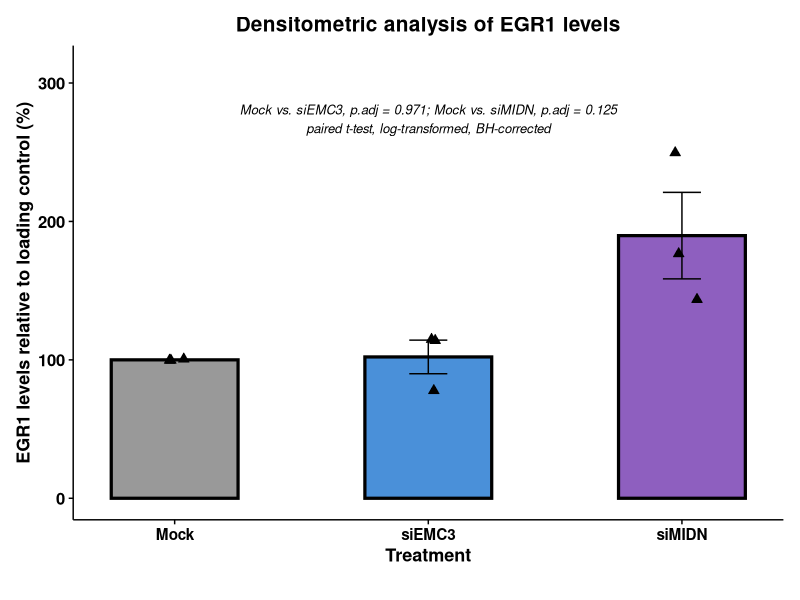
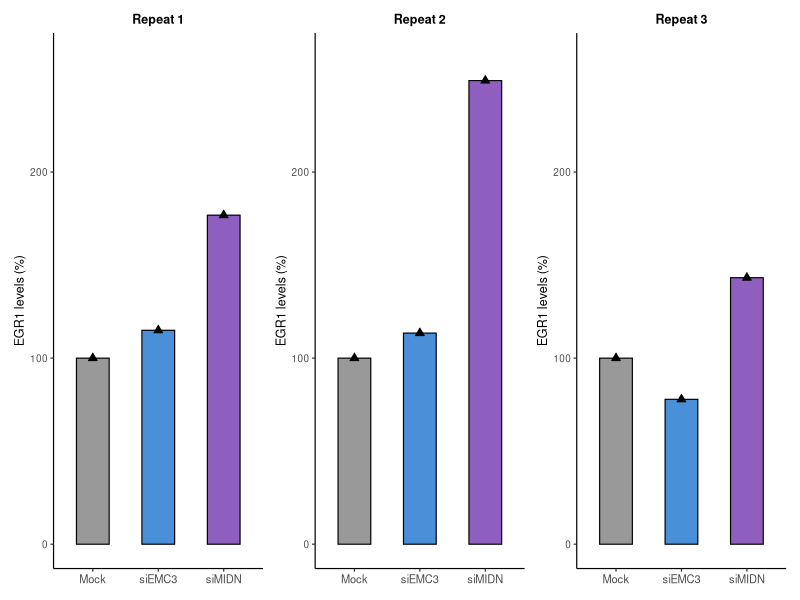
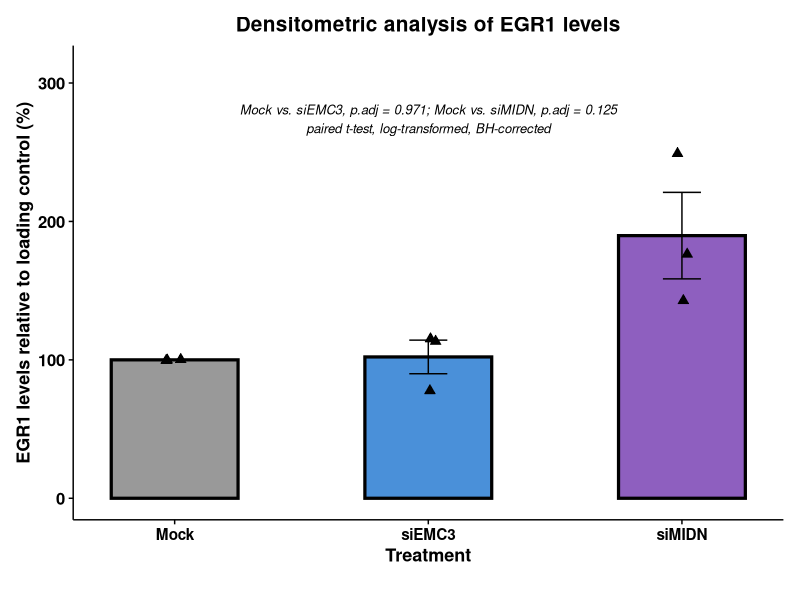
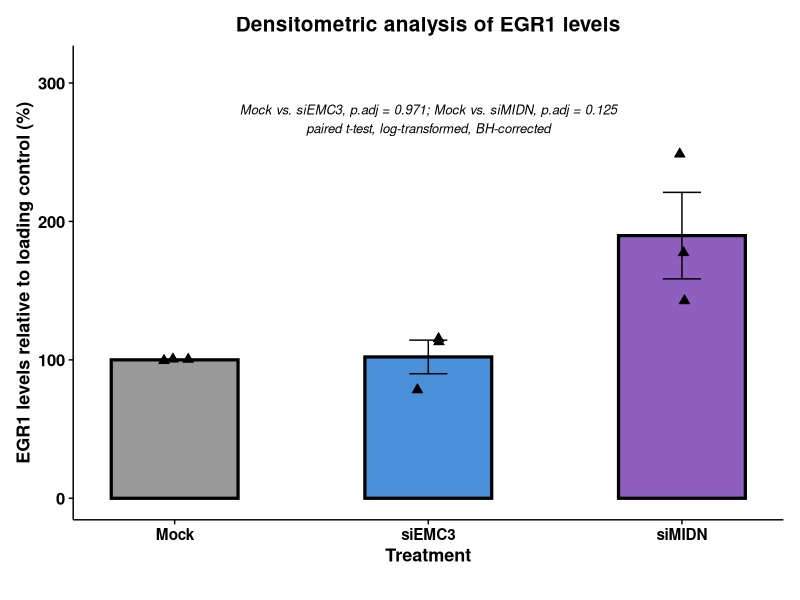
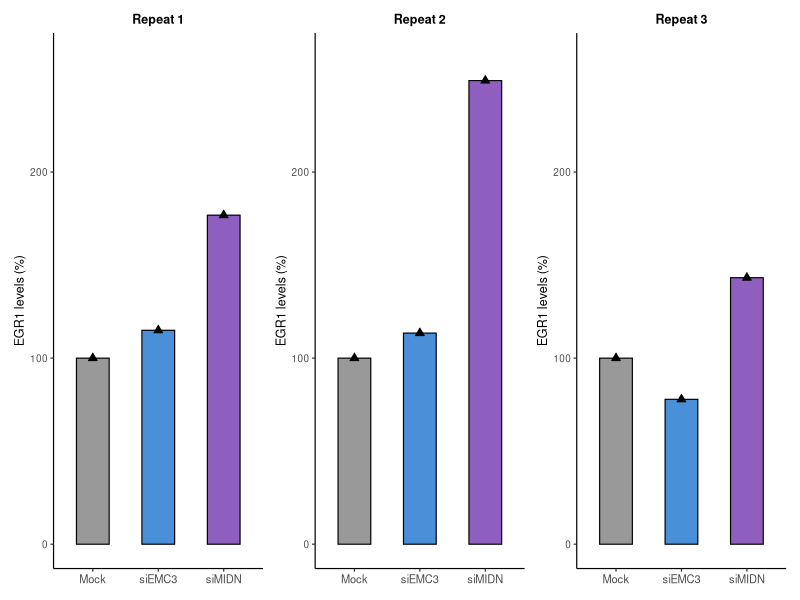

The R script that drew these images, in order:
library(ggplot2)
library(dplyr)
library(ggpubr)
library(patchwork)

# ============================
# DATA
# ============================
df_E <- data.frame(
  repeat_id = rep(1:3, times = 3),
  group = rep(c("Mock", "siEMC3", "siMIDN"), each = 3),
  value = c(
    100.00000000, 100.00000000, 100.00000000,
    114.9741079, 113.4627910, 77.8695014,
    176.8363352, 249.1691470, 143.2354370
  )
)

df_E$group <- factor(df_E$group, levels = c("Mock", "siEMC3", "siMIDN"))

summary_E <- df_E %>%
  group_by(group) %>%
  summarise(mean_val = mean(value), sem_val = sd(value)/sqrt(n()), .groups = "drop")

# ============================
# STATS — one-sample t-test vs Mock, log-transformed (same method as panel C)
# ============================
# NOTE: as in the panel C script, the "control" vector for each treatment is
# just rep(100, n), so a paired t-test against it is mathematically identical
# to a one-sample t-test against mu = log2(100). Written explicitly here so
# the test no longer silently depends on row ordering / implicit pairing.
treatment_groups_E <- levels(df_E$group)[-1]

stat_results_E <- lapply(treatment_groups_E, function(g) {
  treat_vals <- df_E$value[df_E$group == g]
  test <- t.test(log2(treat_vals) - log2(100))
  data.frame(group1 = "Mock", group2 = g, p_value = test$p.value)
}) %>% bind_rows()

stat_results_E$p_adj <- p.adjust(stat_results_E$p_value, method = "BH")

stat_results_E <- stat_results_E %>%
  mutate(
    p.adj.signif = case_when(
      p_adj < 0.001 ~ "***",
      p_adj < 0.01  ~ "**",
      p_adj < 0.05  ~ "*",
      TRUE ~ "ns"
    ),
    group1 = factor(group1, levels = levels(df_E$group)),
    group2 = factor(group2, levels = levels(df_E$group))
  ) %>%
  arrange(group2)

print(stat_results_E)

# ============================
# COLOR PALETTE — matched to panel C
# ============================
color_map_E <- c("Mock" = "#999999", "siEMC3" = "#4A90D9", "siMIDN" = "#8E5FBF")

# ============================
# ANNOTATION — built dynamically from stat_results_E so it can never drift
# out of sync with the actual computed p-values
# ============================
annot_lines_E <- sprintf("Mock vs. %s, p.adj = %.3f",
                         stat_results_E$group2, stat_results_E$p_adj)
annot_text_E <- paste0(paste(annot_lines_E, collapse = "; "),
                       "\npaired t-test, log-transformed, BH-corrected")

# ============================
# PLOT — same styling as panel C
# ============================
p_E <- ggplot(summary_E, aes(x = group, y = mean_val, fill = group)) +
  geom_bar(stat = "identity", width = 0.5, color = "black", linewidth = 1.1) +
  geom_errorbar(aes(ymin = mean_val - sem_val, ymax = mean_val + sem_val),
                width = 0.15, linewidth = 0.5) +
  geom_jitter(data = df_E, aes(x = group, y = value),
              width = 0.06, size = 2.4, shape = 24, fill = "black",
              color = "black", stroke = 0.4) +
  scale_fill_manual(values = color_map_E) +
  scale_x_discrete(expand = expansion(add = 0.4)) +
  labs(x = "Treatment",
       y = "EGR1 levels relative to loading control (%)",
       title = "Densitometric analysis of EGR1 levels") +
  annotate("text", x = 2, y = max(df_E$value) * 1.1,
           label = annot_text_E,
           size = 3.3, fontface = "italic") +
  theme_classic(base_size = 13) +
  theme(
    legend.position = "none",
    plot.title = element_text(size = 15, face = "bold", hjust = 0.5),
    axis.title.x = element_text(size = 13, face = "bold", color = "black"),
    axis.title.y = element_text(size = 13, face = "bold", color = "black"),
    axis.text.x = element_text(size = 11, face = "bold", color = "black"),
    axis.text.y = element_text(size = 12, face = "bold", color = "black"),
    axis.line = element_line(linewidth = 0.5, color = "black"),
    axis.ticks = element_line(linewidth = 0.5, color = "black"),
    plot.margin = margin(12, 12, 25, 12)
  ) +
  coord_cartesian(ylim = c(0, max(df_E$value) * 1.25), clip = "off")

p_E
ggsave("panel_E.pdf", plot = p_E, width = 3.2, height = 4.5, units = "in")
ggsave("panel_E.tiff", plot = p_E, width = 3.2, height = 4.5, units = "in", dpi = 600)

# ============================
# BY-REPEAT PLOTS (QC / supplementary)
# ============================
make_repeat_plot_E <- function(rep_num) {
  sub_df <- df_E %>% filter(repeat_id == rep_num)
  
  ggplot(sub_df, aes(x = group, y = value, fill = group)) +
    geom_bar(stat = "identity", width = 0.5, color = "black", linewidth = 0.4) +
    geom_point(size = 2, shape = 24, fill = "black", color = "black", stroke = 0.4) +
    scale_fill_manual(values = color_map_E) +
    labs(x = NULL, y = "EGR1 levels (%)",
         title = paste("Repeat", rep_num)) +
    theme_classic(base_size = 9) +
    theme(
      legend.position = "none",
      axis.text.x = element_text(size = 8),
      plot.title = element_text(size = 9, hjust = 0.5, face = "bold")
    )
}

repeat_plots_E <- lapply(1:3, make_repeat_plot_E)

p_repeats_E <- wrap_plots(repeat_plots_E, nrow = 1) &
  ylim(0, max(df_E$value) * 1.05)

p_repeats_E
ggsave("panel_E_by_repeat.pdf", plot = p_repeats_E, width = 7, height = 3, units = "in")
